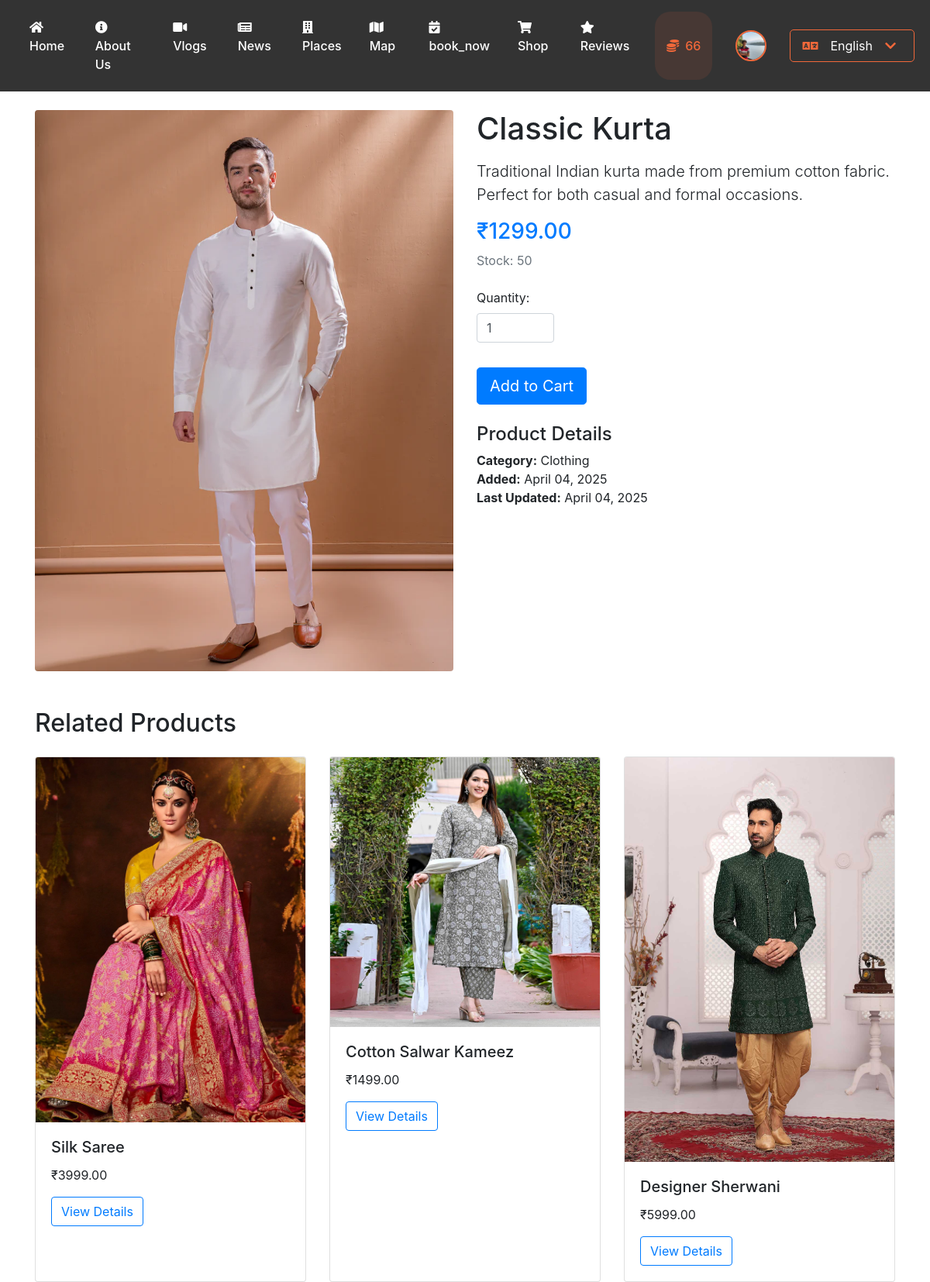
/product/1 (signed in), run on the app's committed database.
### website/models.py (models this page shows, shortened)
class ItihaasCoins(db.Model):
    id = db.Column(db.Integer, primary_key=True)
    user_id = db.Column(db.Integer, db.ForeignKey('user.id'), nullable=False)
    coins = db.Column(db.Integer, default=0)

class User(db.Model, UserMixin):
    id = db.Column(db.Integer, primary_key=True)
    email = db.Column(db.String(150), unique=True)
    password = db.Column(db.String(150))
    first_name = db.Column(db.String(150))
    profile_pic = db.Column(db.String(500))  # Store the path to the profile picture
    is_guide = db.Column(db.Boolean, default=False)
    is_verified = db.Column(db.Boolean, default=False)
    verification_code = db.Column(db.String(6))
    verification_code_timestamp = db.Column(db.DateTime(timezone=True))
    notes = db.relationship('Note')
    bookings = db.relationship('Booking', backref='user', lazy=True)
    guide_info = db.relationship('Guide', backref='user', uselist=False)
    itihaas_coins = db.relationship('ItihaasCoins', backref='user', uselist=False)

### website/merchandise_models.py (models this page shows)
class Merchandise(db.Model):
    id = db.Column(db.Integer, primary_key=True)
    name = db.Column(db.String(150))
    description = db.Column(db.Text)
    price = db.Column(db.Float)
    stock = db.Column(db.Integer)
    category = db.Column(db.String(50))  # e.g., 'clothing', 'accessories', 'souvenirs'
    image_url = db.Column(db.String(200))
    guide_id = db.Column(db.Integer, db.ForeignKey('guide.id'), nullable=False)
    created_at = db.Column(db.DateTime, default=datetime.utcnow)
    updated_at = db.Column(db.DateTime, default=datetime.utcnow, onupdate=datetime.utcnow)
    guide = db.relationship('Guide', backref=db.backref('merchandise', lazy=True))
    cart_items = db.relationship('CartItem', backref='merchandise', lazy=True)
    order_items = db.relationship('OrderItem', backref='merchandise', lazy=True)

### website/merchandise.py (the view)
@merchandise_bp.route('/product/<int:product_id>')
def product_detail(product_id):
    product = Merchandise.query.get_or_404(product_id)
    related_products = Merchandise.query.filter_by(category=product.category).filter(Merchandise.id != product.id).limit(3).all()
    return render_template('merchandise/product_detail.html', product=product, related_products=related_products)

### website/templates/merchandise/product_detail.html
{% extends "base.html" %}
{% block content %}
<div class="container mt-4">
    <div class="row">
        <div class="col-md-6">
            <img src="{{ product.image_url }}" class="img-fluid rounded" alt="{{ product.name }}">
        </div>
        <div class="col-md-6">
            <h1 class="mb-3">{{ product.name }}</h1>
            <p class="lead">{{ product.description }}</p>
            <div class="mb-4">
                <h3 class="text-primary">₹{{ "%.2f"|format(product.price) }}</h3>
                <p class="text-muted">Stock: {{ product.stock }}</p>
            </div>
            {% if current_user.is_authenticated %}
                {% if product.stock > 0 %}
                <form action="{{ url_for('merchandise.add_to_cart', product_id=product.id) }}" method="POST" class="mb-4">
                    <div class="form-group">
                        <label for="quantity">Quantity:</label>
                        <input type="number" class="form-control" id="quantity" name="quantity" value="1" min="1" max="{{ product.stock }}" style="width: 100px;">
                    </div>
                    <button type="submit" class="btn btn-primary btn-lg mt-3">Add to Cart</button>
                </form>
                {% else %}
                <div class="alert alert-warning">
                    This item is currently out of stock.
                </div>
                {% endif %}
            {% else %}
            <div class="alert alert-info">
                Please <a href="{{ url_for('auth.login') }}">login</a> to add items to your cart.
            </div>
            {% endif %}
            <div class="mt-4">
                <h4>Product Details</h4>
                <ul class="list-unstyled">
                    <li><strong>Category:</strong> {{ product.category|title }}</li>
                    <li><strong>Added:</strong> {{ product.created_at.strftime('%B %d, %Y') }}</li>
                    <li><strong>Last Updated:</strong> {{ product.updated_at.strftime('%B %d, %Y') }}</li>
                </ul>
            </div>
        </div>
    </div>
    <div class="row mt-5">
        <div class="col-12">
            <h2 class="mb-4">Related Products</h2>
            <div class="row">
                {% for related_product in related_products[:3] %}
                <div class="col-md-4">
                    <div class="card h-100">
                        <img src="{{ related_product.image_url }}" class="card-img-top" alt="{{ related_product.name }}">
                        <div class="card-body">
                            <h5 class="card-title">{{ related_product.name }}</h5>
                            <p class="card-text">₹{{ "%.2f"|format(related_product.price) }}</p>
                            <a href="{{ url_for('merchandise.product_detail', product_id=related_product.id) }}" class="btn btn-outline-primary">View Details</a>
                        </div>
                    </div>
                </div>
                {% endfor %}
            </div>
        </div>
    </div>
</div>
{% endblock %}

### website/templates/base.html (shortened to what this page needs)
<!DOCTYPE html>
<html lang="{{ session.get('lang', 'en') }}">
  <head>
    <link
      rel="stylesheet"
      href="https://stackpath.bootstrapcdn.com/bootstrap/4.4.1/css/bootstrap.min.css"
    />
    <link
      rel="stylesheet"
      href="https://cdnjs.cloudflare.com/ajax/libs/font-awesome/5.15.4/css/all.min.css"
    />
    <link rel='stylesheet' href='https://cdn.jsdelivr.net/npm/swiper@8/swiper-bundle.min.css'>
  </head>
  <body>
    <nav class="navbar navbar-expand-lg navbar-dark">
      <div class="collapse navbar-collapse" id="navbar">
        <div class="navbar-nav mr-auto">
          {% if user and user.is_authenticated %}
            <a class="nav-item nav-link" id="Home" href="/">
              <i class="fas fa-home"></i> {{ _('Home') }}
            </a>
            <a class="nav-item nav-link" id="About Us" href="/about">
              <i class="fas fa-info-circle"></i> {{ _('About_Us') }}
            </a>
            <a class="nav-item nav-link" id="Vlog" href="/vlog">
              <i class="fas fa-video"></i> {{ _('Vlogs') }}
            </a>
            <a class="nav-item nav-link" id="News" href="/news">
              <i class="fas fa-newspaper"></i> {{ _('News') }}
            </a>
            <a class="nav-item nav-link" id="Index" href="/index">
              <i class="fas fa-building"></i> {{ _('Places') }}
            </a>
            <a class="nav-item nav-link" id="Map" href="/map">
              <i class="fas fa-map"></i> {{ _('Map') }}
            </a>
            <a class="nav-item nav-link" id="Booking" href="/booking">
              <i class="fas fa-calendar-check"></i> {{ _('book_now') }}
            </a>
            <a class="nav-item nav-link" id="Shop" href="/shop">
              <i class="fas fa-shopping-cart"></i> {{ _('Shop') }}
            </a>
            <a class="nav-item nav-link" id="Review" href="/review">
              <i class="fas fa-star"></i> {{ _('Reviews') }}
            </a>
            <div class="nav-item itihaas-wallet">
              <span class="wallet-icon"><i class="fas fa-coins"></i></span>
              <span class="coins-balance">{{ current_user.itihaas_coins.coins if current_user.itihaas_coins else 0 }}</span>
            </div>
          {% endif %}
        </div>
        <div class="navbar-nav ml-auto">
          {% if user and user.is_authenticated %}
            <div class="profile-container">
              <img src="{{ current_user.profile_pic if current_user.profile_pic else url_for('static', filename='default-profile.jpg') }}"
                   alt="Profile"
                   class="profile-picture"
                   onclick="toggleProfileDropdown()"
              >
            </div>
          {% endif %}
          <div class="language-switcher">
            <div class="language-dropdown" onclick="toggleLanguageList()">
              <div class="current-lang">
                {% set current_lang = session.get('lang', 'en') %}
                {% set lang_names = {
                  'en': 'English',
                  'hi': 'हिंदी',
                  'ta': 'தமிழ்',
                  'kn': 'ಕನ್ನಡ',
                  'mr': 'मराठी',
                  'gu': 'ગુજરાતી',
                  'bho': 'भोजपुरी',
                  'ml': 'മലയാളം',
                  'te': 'తెలుగు'
                } %}
                <i class="fas fa-language"></i>
                <span>{{ lang_names[current_lang] }}</span>
                <i class="fas fa-chevron-down ml-2"></i>
              </div>
            </div>
          </div>
        </div>
      </div>
    </nav>
    <div class="">{% block content %} {% endblock %}</div>
  </body>
</html>

### data on the page
ItihaasCoins: itihaas_coins "66"
User: profile_pic (picture)
Merchandise: image_url (picture), name "Classic Kurta", description "Traditional Indian kurta made from premium cotton fabric. Perfect for both casual and formal occasions.", price "1299.00", stock "50", category "Clothing", created_at "April 04, 2025", updated_at "April 04, 2025"
Merchandise: image_url (picture), name "Silk Saree", price "3999.00"
Merchandise: image_url (picture), name "Cotton Salwar Kameez", price "1499.00"
Merchandise: image_url (picture), name "Designer Sherwani", price "5999.00"

### other printed values
{{ lang_names[current_lang] }} "English"
